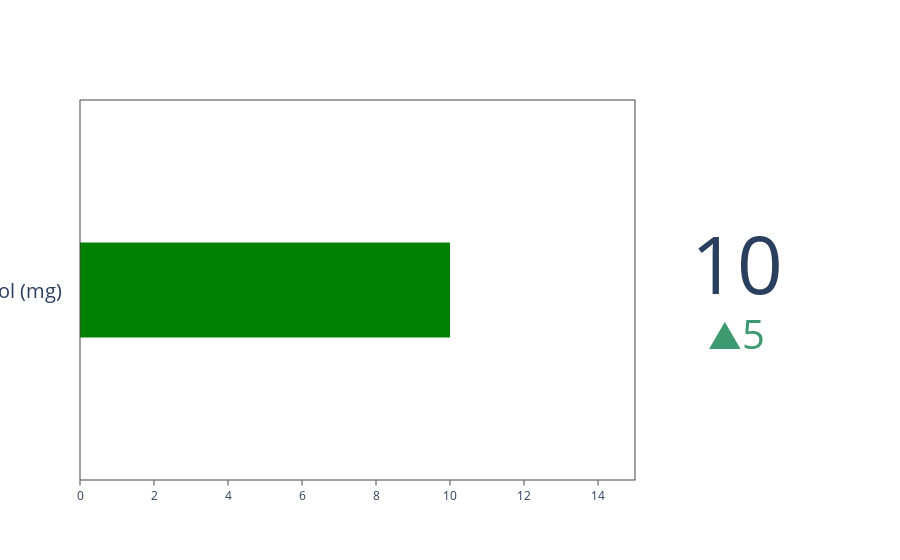

The notebook cell saved with this chart:
### Code cell
fig = go.Figure(go.Indicator(
    mode = "number+gauge+delta",
    gauge = {'shape': "bullet"},
    delta = {'reference': median.cholesterol_mg},
    value = val.cholesterol_mg,
    domain = {'row': 0, 'column': 0 },
    title = {'text': "Cholestrol (mg)"}))

fig.show()

### Figure 1 — Plotly figure (JSON) as saved in the notebook; plotly's stock layout.template omitted (floating-point values rounded to 4 significant figures)
{"data": [{"delta": {"reference": 5}, "domain": {"column": 0, "row": 0}, "gauge": {"shape": "bullet"}, "mode": "number+gauge+delta", "title": {"text": "Cholestrol (mg)"}, "type": "indicator", "value": 10}], "layout": {}}
